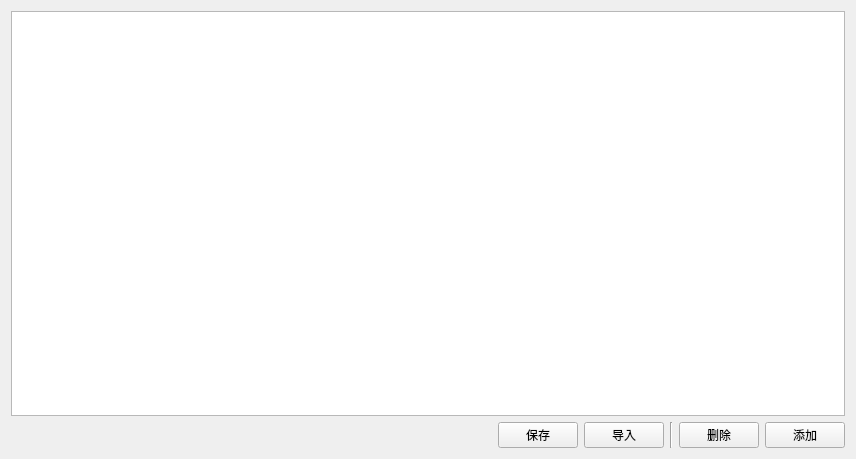
<?xml version="1.0" encoding="UTF-8"?>
<ui version="4.0">
 <class>SAKTimingSendingManager</class>
 <widget class="QWidget" name="SAKTimingSendingManager">
  <property name="geometry">
   <rect>
    <x>0</x>
    <y>0</y>
    <width>856</width>
    <height>459</height>
   </rect>
  </property>
  <property name="windowTitle">
   <string>定时发送</string>
  </property>
  <layout class="QGridLayout" name="gridLayout">
   <item row="0" column="0" colspan="6">
    <widget class="QListWidget" name="itemListWidget"/>
   </item>
   <item row="1" column="1">
    <widget class="QPushButton" name="savePushButton">
     <property name="text">
      <string>保存</string>
     </property>
    </widget>
   </item>
   <item row="1" column="0">
    <spacer name="horizontalSpacer">
     <property name="orientation">
      <enum>Qt::Horizontal</enum>
     </property>
     <property name="sizeHint" stdset="0">
      <size>
       <width>40</width>
       <height>20</height>
      </size>
     </property>
    </spacer>
   </item>
   <item row="1" column="4">
    <widget class="QPushButton" name="deletePushButton">
     <property name="text">
      <string>删除</string>
     </property>
    </widget>
   </item>
   <item row="1" column="2">
    <widget class="QPushButton" name="importPushButton">
     <property name="text">
      <string>导入</string>
     </property>
    </widget>
   </item>
   <item row="1" column="5">
    <widget class="QPushButton" name="addPushButton">
     <property name="text">
      <string>添加</string>
     </property>
    </widget>
   </item>
   <item row="1" column="3">
    <widget class="Line" name="line">
     <property name="orientation">
      <enum>Qt::Vertical</enum>
     </property>
    </widget>
   </item>
  </layout>
 </widget>
 <resources/>
 <connections/>
</ui>
